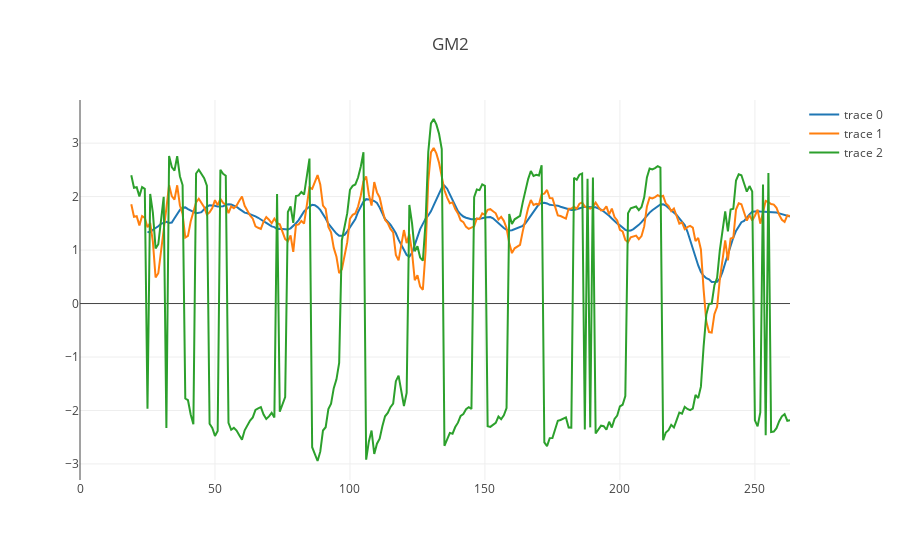

Notebook code cell kept with this figure:
### Code cell
Savgol_filter('GM2','dir_bus_US',13,1,save_xlsx=True, re_turn_graph=True)

### Figure 1 — Plotly figure (JSON) as saved in the notebook; plotly's stock layout.template omitted (floating-point values rounded to 4 significant figures; data arrays with more than 128 entries replaced by an {"elided": "..."} marker saying what was removed)
{"data": [{"type": "scatter", "x": {"elided": "264 int values"}, "y": {"elided": "265 float values"}}, {"type": "scatter", "x": {"elided": "264 int values"}, "y": {"elided": "265 float values"}}, {"type": "scatter", "x": {"elided": "264 int values"}, "y": {"elided": "265 float values"}}], "layout": {"title": "GM2"}}
